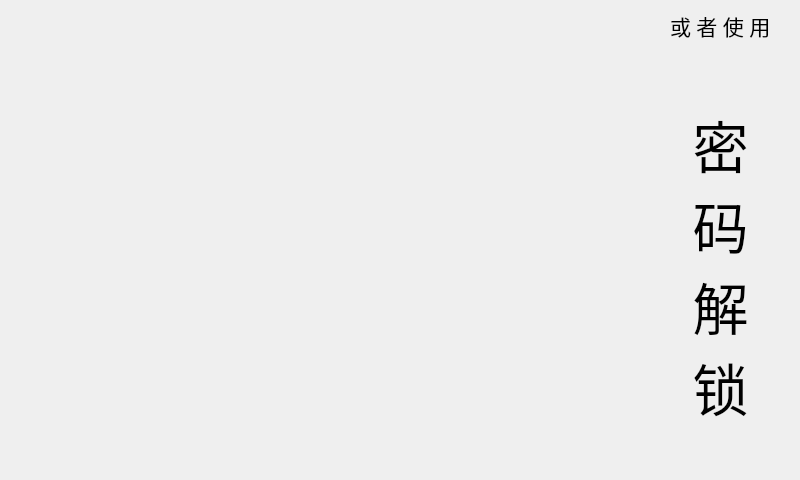
<?xml version="1.0" encoding="UTF-8"?>
<ui version="4.0">
 <class>MainWindow</class>
 <widget class="QMainWindow" name="MainWindow">
  <property name="geometry">
   <rect>
    <x>0</x>
    <y>0</y>
    <width>800</width>
    <height>480</height>
   </rect>
  </property>
  <property name="font">
   <font>
    <underline>false</underline>
    <strikeout>false</strikeout>
   </font>
  </property>
  <property name="windowTitle">
   <string>MainWindow</string>
  </property>
  <property name="autoFillBackground">
   <bool>true</bool>
  </property>
  <widget class="QWidget" name="centralwidget">
   <widget class="QPushButton" name="pwdButton">
    <property name="geometry">
     <rect>
      <x>640</x>
      <y>50</y>
      <width>161</width>
      <height>431</height>
     </rect>
    </property>
    <property name="sizePolicy">
     <sizepolicy hsizetype="Maximum" vsizetype="Maximum">
      <horstretch>0</horstretch>
      <verstretch>0</verstretch>
     </sizepolicy>
    </property>
    <property name="font">
     <font>
      <family>萝莉体</family>
      <pointsize>42</pointsize>
      <stylestrategy>PreferDefault</stylestrategy>
      <kerning>true</kerning>
     </font>
    </property>
    <property name="acceptDrops">
     <bool>false</bool>
    </property>
    <property name="autoFillBackground">
     <bool>true</bool>
    </property>
    <property name="text">
     <string>密
码
解
锁</string>
    </property>
    <property name="checkable">
     <bool>false</bool>
    </property>
    <property name="autoRepeatInterval">
     <number>0</number>
    </property>
    <property name="autoDefault">
     <bool>false</bool>
    </property>
    <property name="default">
     <bool>false</bool>
    </property>
    <property name="flat">
     <bool>true</bool>
    </property>
   </widget>
   <widget class="QLabel" name="cameraFeed">
    <property name="geometry">
     <rect>
      <x>0</x>
      <y>0</y>
      <width>640</width>
      <height>480</height>
     </rect>
    </property>
    <property name="font">
     <font>
      <family>Microsoft YaHei</family>
     </font>
    </property>
    <property name="text">
     <string/>
    </property>
   </widget>
   <widget class="QLabel" name="label">
    <property name="geometry">
     <rect>
      <x>670</x>
      <y>10</y>
      <width>111</width>
      <height>31</height>
     </rect>
    </property>
    <property name="font">
     <font>
      <family>萝莉体</family>
      <pointsize>16</pointsize>
     </font>
    </property>
    <property name="text">
     <string>或 者 使 用</string>
    </property>
   </widget>
   <zorder>cameraFeed</zorder>
   <zorder>pwdButton</zorder>
   <zorder>label</zorder>
  </widget>
 </widget>
 <resources/>
 <connections>
  <connection>
   <sender>pwdButton</sender>
   <signal>released()</signal>
   <receiver>MainWindow</receiver>
   <slot>pwdPressed()</slot>
   <hints>
    <hint type="sourcelabel">
     <x>780</x>
     <y>156</y>
    </hint>
    <hint type="destinationlabel">
     <x>645</x>
     <y>374</y>
    </hint>
   </hints>
  </connection>
 </connections>
 <slots>
  <slot>pwdPressed()</slot>
 </slots>
</ui>
